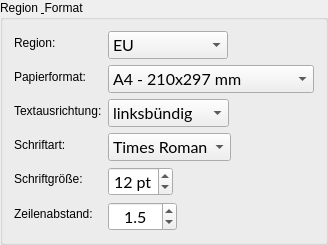
                <widget class="QGroupBox" name="groupBox_2">
                 <property name="sizePolicy">
                  <sizepolicy hsizetype="Expanding" vsizetype="Expanding">
                   <horstretch>0</horstretch>
                   <verstretch>0</verstretch>
                  </sizepolicy>
                 </property>
                 <property name="title">
                  <string>Region &amp; Format</string>
                 </property>
                 <layout class="QFormLayout" name="formLayout_5">
                  <item row="0" column="0">
                   <widget class="QLabel" name="label_5">
                    <property name="text">
                     <string>Region:</string>
                    </property>
                   </widget>
                  </item>
                  <item row="0" column="1">
                   <widget class="QComboBox" name="comboBox_3">
                    <property name="sizePolicy">
                     <sizepolicy hsizetype="Maximum" vsizetype="Maximum">
                      <horstretch>0</horstretch>
                      <verstretch>0</verstretch>
                     </sizepolicy>
                    </property>
                    <property name="font">
                     <font>
                      <family>Lato</family>
                      <pointsize>12</pointsize>
                      <bold>false</bold>
                      <stylestrategy>PreferAntialias</stylestrategy>
                      <kerning>true</kerning>
                     </font>
                    </property>
                    <item>
                     <property name="text">
                      <string>EU</string>
                     </property>
                    </item>
                    <item>
                     <property name="text">
                      <string>USA/Kanada</string>
                     </property>
                    </item>
                    <item>
                     <property name="text">
                      <string>UK</string>
                     </property>
                    </item>
                   </widget>
                  </item>
                  <item row="1" column="0">
                   <widget class="QLabel" name="labelPaperSize">
                    <property name="text">
                     <string>Papierformat:</string>
                    </property>
                   </widget>
                  </item>
                  <item row="1" column="1">
                   <widget class="QComboBox" name="comboBoxPaperSize">
                    <property name="sizePolicy">
                     <sizepolicy hsizetype="Maximum" vsizetype="Maximum">
                      <horstretch>0</horstretch>
                      <verstretch>0</verstretch>
                     </sizepolicy>
                    </property>
                    <property name="font">
                     <font>
                      <family>Lato</family>
                      <pointsize>12</pointsize>
                      <bold>false</bold>
                      <stylestrategy>PreferAntialias</stylestrategy>
                      <kerning>true</kerning>
                     </font>
                    </property>
                    <item>
                     <property name="text">
                      <string>A4 - 210x297 mm</string>
                     </property>
                    </item>
                    <item>
                     <property name="text">
                      <string>US-Letter 8.5 x 11 inches</string>
                     </property>
                    </item>
                   </widget>
                  </item>
                  <item row="2" column="0">
                   <widget class="QLabel" name="label_7">
                    <property name="text">
                     <string>Textausrichtung:</string>
                    </property>
                   </widget>
                  </item>
                  <item row="2" column="1">
                   <widget class="QComboBox" name="comboBox">
                    <property name="sizePolicy">
                     <sizepolicy hsizetype="Maximum" vsizetype="Maximum">
                      <horstretch>0</horstretch>
                      <verstretch>0</verstretch>
                     </sizepolicy>
                    </property>
                    <property name="font">
                     <font>
                      <family>Lato</family>
                      <pointsize>12</pointsize>
                      <bold>false</bold>
                      <stylestrategy>PreferAntialias</stylestrategy>
                      <kerning>true</kerning>
                     </font>
                    </property>
                    <item>
                     <property name="text">
                      <string>linksbündig</string>
                     </property>
                    </item>
                    <item>
                     <property name="text">
                      <string>rechtsbündig</string>
                     </property>
                    </item>
                    <item>
                     <property name="text">
                      <string>zentriert</string>
                     </property>
                    </item>
                   </widget>
                  </item>
                  <item row="3" column="0">
                   <widget class="QLabel" name="label_2">
                    <property name="text">
                     <string>Schriftart:</string>
                    </property>
                   </widget>
                  </item>
                  <item row="3" column="1">
                   <widget class="QComboBox" name="comboBoxFontFamily">
                    <property name="sizePolicy">
                     <sizepolicy hsizetype="Maximum" vsizetype="Maximum">
                      <horstretch>0</horstretch>
                      <verstretch>0</verstretch>
                     </sizepolicy>
                    </property>
                    <property name="font">
                     <font>
                      <family>Lato</family>
                      <pointsize>12</pointsize>
                      <bold>false</bold>
                      <stylestrategy>PreferAntialias</stylestrategy>
                      <kerning>true</kerning>
                     </font>
                    </property>
                    <property name="currentIndex">
                     <number>3</number>
                    </property>
                    <item>
                     <property name="text">
                      <string>Arial</string>
                     </property>
                    </item>
                    <item>
                     <property name="text">
                      <string>Courier New</string>
                     </property>
                    </item>
                    <item>
                     <property name="text">
                      <string>Geramond</string>
                     </property>
                    </item>
                    <item>
                     <property name="text">
                      <string>Times Roman</string>
                     </property>
                    </item>
                   </widget>
                  </item>
                  <item row="4" column="0">
                   <widget class="QLabel" name="label_3">
                    <property name="text">
                     <string>Schriftgröße:</string>
                    </property>
                   </widget>
                  </item>
                  <item row="4" column="1">
                   <widget class="QSpinBox" name="spinBox">
                    <property name="sizePolicy">
                     <sizepolicy hsizetype="Maximum" vsizetype="Maximum">
                      <horstretch>0</horstretch>
                      <verstretch>0</verstretch>
                     </sizepolicy>
                    </property>
                    <property name="font">
                     <font>
                      <family>Lato</family>
                      <pointsize>12</pointsize>
                      <bold>false</bold>
                      <stylestrategy>PreferAntialias</stylestrategy>
                      <kerning>true</kerning>
                     </font>
                    </property>
                    <property name="alignment">
                     <set>Qt::AlignmentFlag::AlignCenter</set>
                    </property>
                    <property name="suffix">
                     <string> pt</string>
                    </property>
                    <property name="minimum">
                     <number>8</number>
                    </property>
                    <property name="maximum">
                     <number>24</number>
                    </property>
                    <property name="value">
                     <number>12</number>
                    </property>
                   </widget>
                  </item>
                  <item row="5" column="0">
                   <widget class="QLabel" name="label_4">
                    <property name="text">
                     <string>Zeilenabstand:</string>
                    </property>
                   </widget>
                  </item>
                  <item row="5" column="1">
                   <widget class="QDoubleSpinBox" name="doubleSpinBox_5">
                    <property name="sizePolicy">
                     <sizepolicy hsizetype="Maximum" vsizetype="Maximum">
                      <horstretch>0</horstretch>
                      <verstretch>0</verstretch>
                     </sizepolicy>
                    </property>
                    <property name="font">
                     <font>
                      <family>Lato</family>
                      <pointsize>12</pointsize>
                      <bold>false</bold>
                      <stylestrategy>PreferAntialias</stylestrategy>
                      <kerning>true</kerning>
                     </font>
                    </property>
                    <property name="alignment">
                     <set>Qt::AlignmentFlag::AlignCenter</set>
                    </property>
                    <property name="decimals">
                     <number>1</number>
                    </property>
                    <property name="singleStep">
                     <double>0.100000000000000</double>
                    </property>
                    <property name="value">
                     <double>1.500000000000000</double>
                    </property>
                   </widget>
                  </item>
                 </layout>
                </widget>
